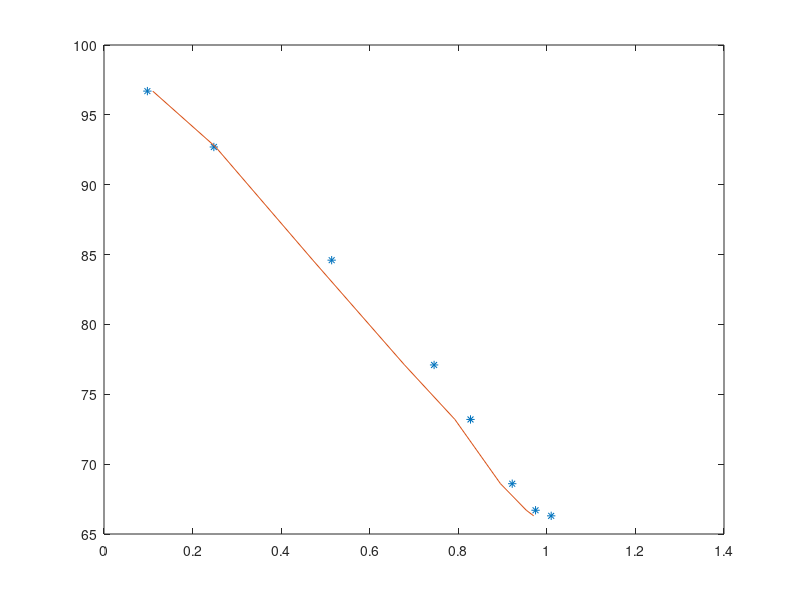

MATLAB code for this plot:
%given experimental data
clc; clear all; close all
T = [96.70 92.70 84.60 77.10 73.20 68.60 66.70 66.30];
X1 = [0.0159 0.0476 0.1475 0.3515 0.5097 0.7595 0.8889 0.9408];
y1e = [0.1100 0.2521 0.4716 0.6786 0.7923 0.8953 0.9536 0.9702];
y1 = zeros(1,8);
y2 = zeros(1,8);
X2 = 1-X1;
a12 = 26.3731;
a21 = 551.6333;
v1 = 40.73;
v2 = 18.07;
R = 8.314 ;
%antoine const
Ac = [8.08097 1582.271 239.726 8.07131 1730.630 233.426];
Pr = 760 ;
for i = 1:8
   L12 = v2/v1 *exp(-a12/(R*T(1,i)));
   L21 = v1/v2 * exp(-a21/(R*T(1,i)));
   G1 = exp(-log(X1(1,i) + X2(1,i)*L12)+X2(1,i)*(L12/(X1(1,i)+X2(1,i)*L12)-L21/(X2(1,i)+X1(1,i)*L21)));
   G2 = exp(-log(X2(1,i) + X1(1,i)*L21)+X1(1,i)*(L21/(X2(1,i)+X1(1,i)*L21)-L12/(X1(1,i)+X2(1,i)*L21)));
   P1sat = 10^(Ac(1)-Ac(2)/(T(1,i)+Ac(3)));
   P2sat = 10^(Ac(4)-Ac(5)/(T(1,i)+Ac(6)));
   y1(1,i) = X1(1,i)*G1*P1sat/Pr;
   y2(1,i) = X2(1,i)*G2*P2sat/Pr;

end
plot(X1,y1);

plot(X1,T,'-');
hold on;
plot(y1,T);
hold off;

plot(y1,T,'*');
hold on;
plot(y1e,T);
hold off;


